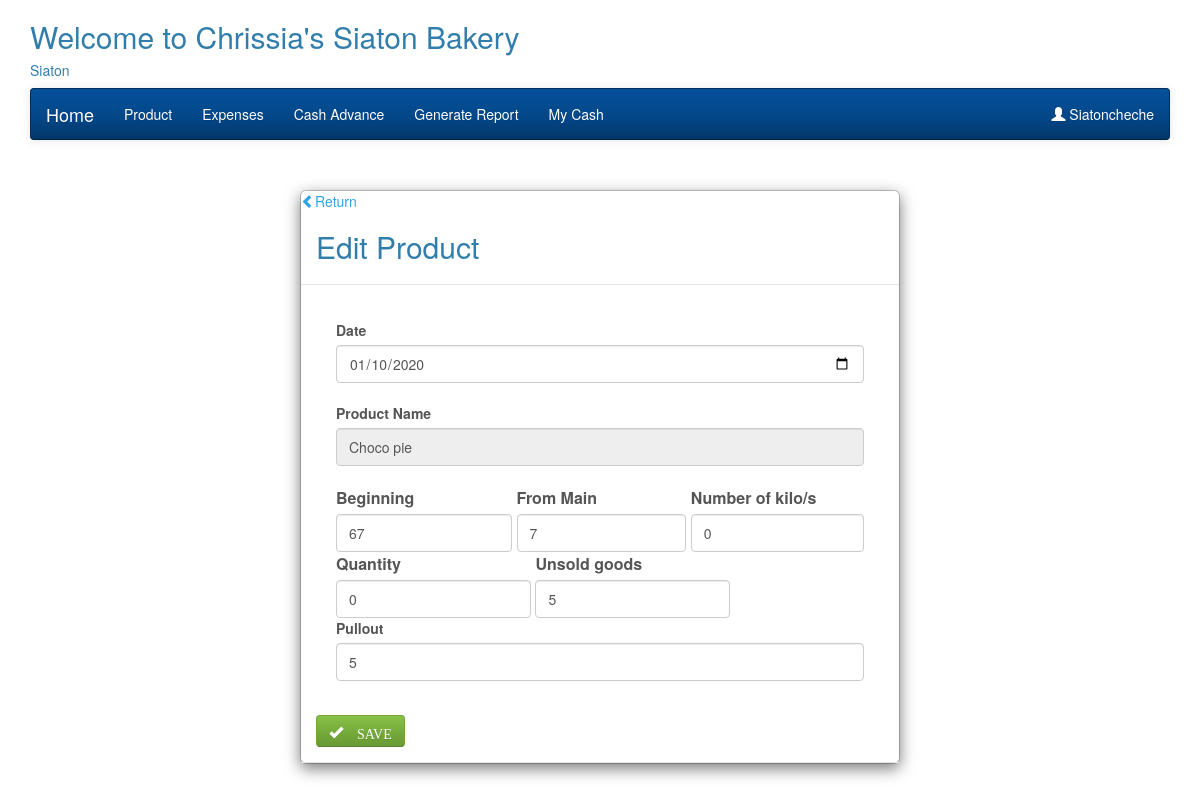
/edit_products.php?id=79 (signed in), run on the app's committed database.
### tables this page shows
CREATE TABLE `branch` (
  `id` int(10) NOT NULL,
  `branch_name` text NOT NULL,
  `address` text NOT NULL,
  `created_at` timestamp NOT NULL DEFAULT CURRENT_TIMESTAMP
);

CREATE TABLE `products` (
  `id` int(10) NOT NULL,
  `branch_id` int(10) NOT NULL,
  `product_name` text NOT NULL,
  `beginning` int(100) NOT NULL,
  `from_branch` int(11) NOT NULL,
  `num_of_kilos` int(100) NOT NULL,
  `quantity` int(100) NOT NULL,
  `total` int(11) NOT NULL,
  `unsold_goods` int(100) NOT NULL,
  `price` decimal(10,2) NOT NULL,
  `pullout` int(100) NOT NULL,
  `sales` decimal(10,2) NOT NULL,
  `date` date NOT NULL
);

### bakerFunctions.php (called while the page is built, shortened)
<?php
    class bakersFunctions{
        private $conn;
        function __construct()
        {
            require_once 'includes/DbConfig.php';
                $database = new DbConfig();
                $this->conn = $database->dbConnect();
        }
        public function getBranchName($branch_id){
            $sql = "SELECT * FROM branch WHERE id = ?";
            $stmt = $this->conn->prepare($sql);
            $stmt->execute(array($branch_id));
            $result = $stmt->fetch();
            return $result;
        }
        public function getSingleProduct($id){
            $sql = "SELECT * FROM products WHERE id = ?";
            $stmt = $this->conn->prepare($sql);
            $stmt->execute(array($id));
            $result = $stmt->fetch();
            return $result;
        }
    }
?>

### includes/DbConfig.php (called while the page is built, shortened)
<?php
    class DbConfig{
        function dbConnect(){
            $this->conn = new PDO("mysql:host=localhost;dbname=bakery","root","");
            return $this->conn;
        }
    }
?>

### edit_products.php (the view, shortened to what this page needs)
<?php
require_once 'bakerFunctions.php';
require_once 'baker-header.php';
$id = intval($_GET["id"]);
$item = $database->getSingleProduct($id);
    $product_name = $item["product_name"];
    $beginning = $item["beginning"];
    $from_branch = $item["from_branch"];
    $num_of_kilos = $item["num_of_kilos"];
    $quantity = $item["quantity"];
    $unsold_goods = $item["unsold_goods"];
    $pullout = $item["pullout"];
    $date = $item["date"];
?>
<div class="row">
            <div class="modal-dialog">
                <div class="modal-content">
                <a href="product.php"><span class="glyphicon glyphicon-chevron-left"></span>Return</a>
                    <div class="modal-header">
                        <h2 class="modal-title">Edit Product</h2>
                    </div>
                    <div class="modal-header">
                        <div class="modal-body">
                        <form method="POST">
                        <label>Date</label>
                                <input type="date" name="date" id="date" class="form-control" value="<?php echo htmlentities($date); ?>">
                        <br>
                            <label>Product Name</label>
                                <input type="text" readonly="readonly" name="product_name" id="product_name" class="form-control" value="<?php echo htmlentities($product_name); ?>">
                            <br>
                            <table>
                                <tr>
                                    <td>
                                        <label>Beginning</label>
                                        <input type="number" name="beginning" id="beginning" class="form-control" value="<?php echo htmlentities($beginning); ?>">
                                    </td>
                                    <td>&nbsp;</td>
                                    <td>
                                    <label>From Main</label>
                                        <input type="number" name="from_branch" id="from" class="form-control" value="<?php echo htmlentities($from_branch); ?>">
                                    </td>
                                    <td>&nbsp;</td>
                                    <td>
                                        <label>Number of kilo/s</label>
                                        <input type="number" name="num_of_kilos" id="num_of_kilo" class="form-control" value="<?php echo htmlentities($num_of_kilos); ?>">
                                    </td>
                            </table>
                        <table>
                            <tr>
                                <td>
                                    <label>Quantity</label>
                                    <input type="number" name="quantity" id="quantity" class="form-control" value="<?php echo htmlentities($quantity); ?>">
                                </td>
                                <td>&nbsp;</td>
                                <td>
                                    <label>Unsold goods</label>
                                    <input type="number" name="unsold_goods" id="unsold" class="form-control" value="<?php echo htmlentities($unsold_goods); ?>">
                                </td>
                                <td>&nbsp;</td>
                            </tr>
                        </table>
                        <td>
                            <label>Pullout</label>
                            <input type="number" name="pullout" id="pullout" class="form-control" value="<?php echo htmlentities($pullout); ?>">
                        </td>
                        </div>
                        <button class="btn btn-success" name="submit"><span class="glyphicon glyphicon-ok"> SAVE</span></button>
                </div>
            </div>
        </div>

### baker-header.php (shortened to what this page needs)
<html>
    <head>
		<link rel="stylesheet" href="admin/css/bootstrap.min.css" />
		<link rel="stylesheet" href="admin/css/dataTables.bootstrap.min.css" />
		<link rel="stylesheet" href="admin/assests/jquery-ui/jquery-ui.min.css">
    </head>
    <body>
        <div class="container">
		<?php
				require_once 'bakerFunctions.php';
				$database = new bakersFunctions();
				$bid = $_SESSION["branch_id"];
				$get = $database->getBranchName($bid);
				$name = $get["branch_name"];
				$address = $get["address"]
			?>
            <h2>
				Welcome to <?php echo $name ?> Bakery
			</h2>
			<h5>
				<?php echo $address ?>
			</h5>
        <nav class="navbar navbar-inverse">
				<div class="container-fluid">
					<div class="navbar-header">
						<a href="baker-product.php" class="navbar-brand">Home</a>
					</div>
					<ul class="nav navbar-nav">
						<li><a href="baker-product.php">Product</a></li>
						<li><a href="baker-expenses.php">Expenses</a></li>
						<li><a href="baker-cash-advance.php">Cash Advance</a></li>
						<li><a href="baker-generate_report.php">Generate Report</a></li>
						<li><a href="baker-my-cash.php">My Cash</a></li>
					</ul>
					<ul class="nav navbar-nav navbar-right">
						<li class="dropdown">
							<a href="#" class="dropdown" data-toggle="dropdown"><span class="glyphicon glyphicon-user"></span> <?php echo $_SESSION["username"]; ?></a>
						</li>
					</ul>
				</div>
			</nav>
        </div>
    </body>
</html>

### data on the page
branch: branch_name "Chrissia's Siaton", address "Siaton"
products: date "01/10/2020", product_name "Choco pie", beginning "67", from_branch "7", num_of_kilos "0", quantity "0", unsold_goods "5", pullout "5"

### other printed values
$_SESSION["username"] "Siatoncheche"
